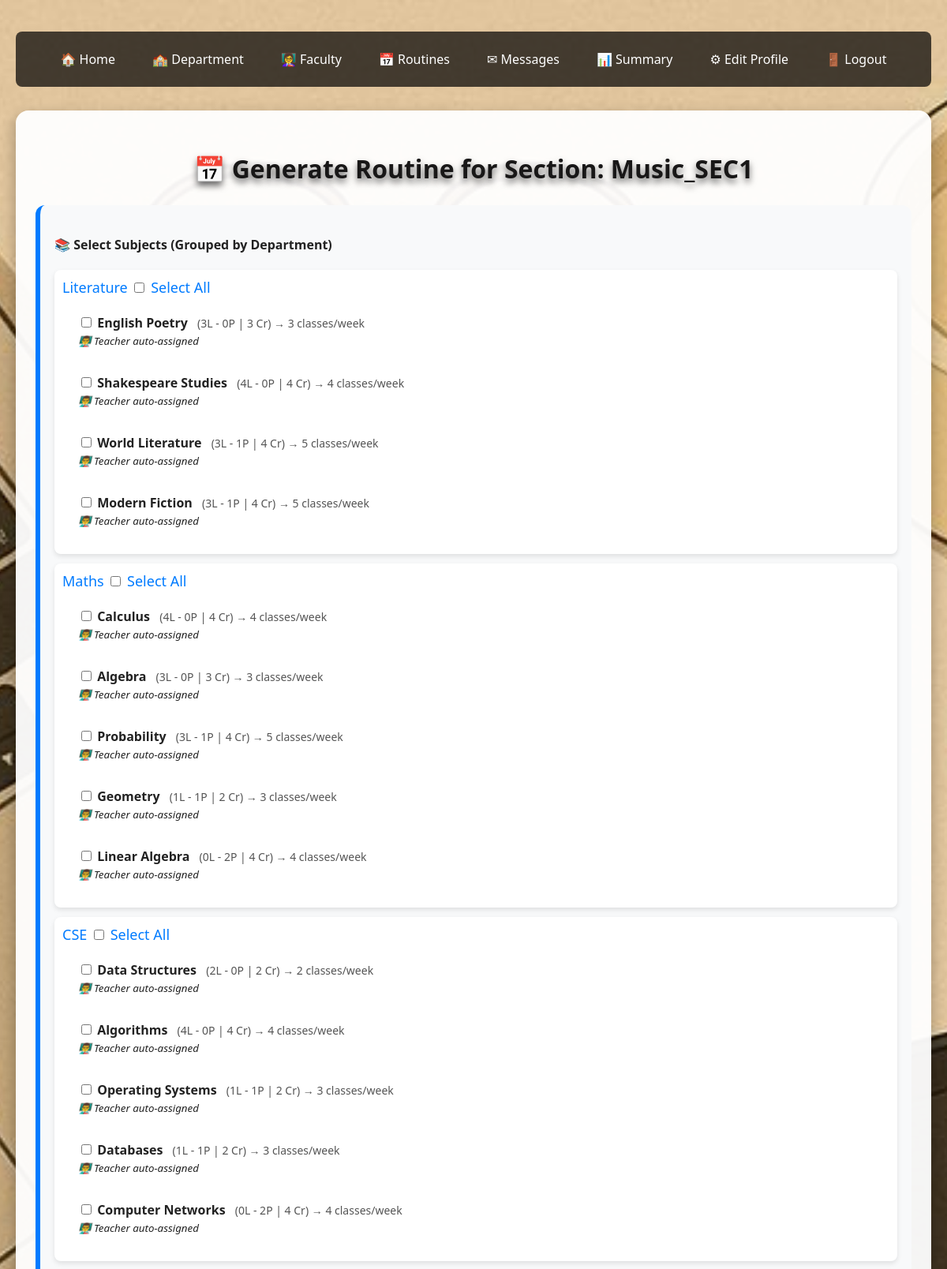
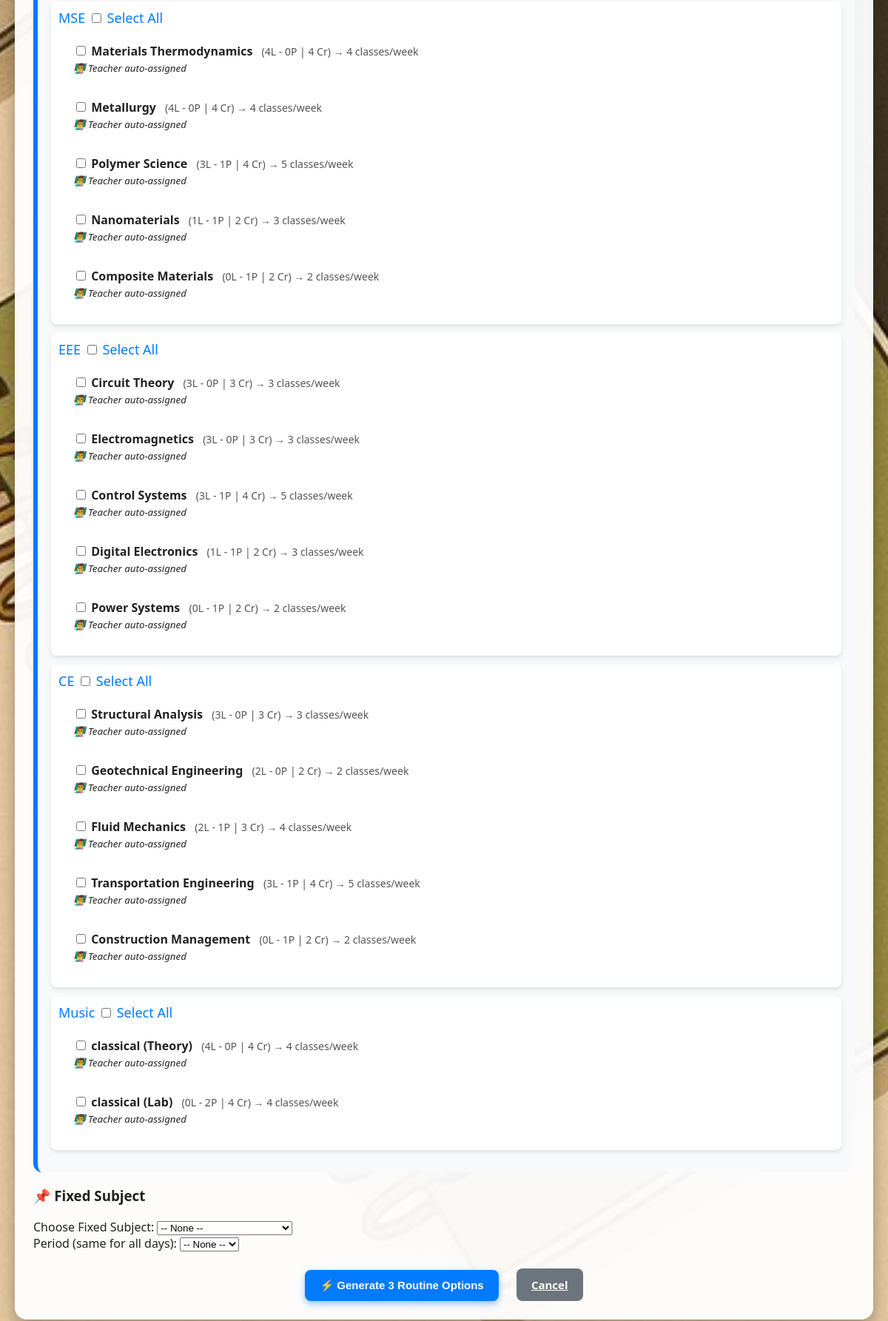
Screenshot of /generate_routine/16 with the database file from the repository (2 pictures, top to bottom).
### application/models.py (models this page shows)
class Section(db.Model):
    __tablename__ = 'section'
    id = db.Column(db.Integer, primary_key=True, autoincrement=True)
    name = db.Column(db.String(10), nullable=False)
    department_id = db.Column(db.Integer, db.ForeignKey('department.id', ondelete="CASCADE"), nullable=False)
    selected_routine = db.Column(db.String(10), nullable=True)
    batch_id = db.Column(db.Integer, db.ForeignKey('batch.id', ondelete="CASCADE"), nullable=True)
    students = db.relationship('Student', backref='section', cascade="all, delete-orphan", passive_deletes=True)
    routines = db.relationship('Routine', backref='section', cascade="all, delete-orphan", passive_deletes=True)
    __table_args__ = (
        db.UniqueConstraint('name', 'department_id', name='uq_section_department'),
    )

class Department(db.Model):
    __tablename__ = 'department'
    id = db.Column(db.Integer, primary_key=True, autoincrement=True)
    name = db.Column(db.String(100), nullable=False, unique=True)
    teachers = db.relationship('Teacher', backref='department', cascade="all, delete-orphan")
    students = db.relationship('Student', backref='department', cascade="all, delete-orphan")
    sections = db.relationship('Section', backref='department', cascade="all, delete-orphan")
    subjects = db.relationship('Subject', backref='department', cascade="all, delete-orphan")
    extra_subjects = db.relationship('ExtraSubject', backref='department', cascade="all, delete-orphan")
    classrooms = db.relationship('ClassRoom', backref='department', cascade="all, delete-orphan")

class Subject(db.Model):
    __tablename__ = 'subject'
    id = db.Column(db.Integer, primary_key=True, autoincrement=True)
    name = db.Column(db.String(100), nullable=False)
    distribution_type = db.Column(db.String(20), default="mixed")
    department_id = db.Column(db.Integer, db.ForeignKey('department.id'), nullable=False)
    credits = db.Column(db.Integer, nullable=False, default=3)   # credit system
    theory_hours = db.Column(db.Integer, nullable=False, default=0)  # derived from credits
    lab_hours = db.Column(db.Integer, nullable=False, default=0)     # derived from credits
    weekly_classes = db.Column(db.Integer, nullable=False, default=3)  # total slots
    routine_slots = db.relationship('RoutineSlot', back_populates='subject')
    teacher_assocs = db.relationship("TeacherSubject", back_populates="subject", cascade="all, delete-orphan")
    teachers = association_proxy("teacher_assocs", "teacher")
    def calculate_hours(self):
        self.theory_hours = self.theory_hours or 0
        self.lab_hours = self.lab_hours or 0
        if self.credits == 4:
            if self.distribution_type == "lab":
                self.theory_hours, self.lab_hours = 0, 2
            elif self.distribution_type == "theory":
                self.theory_hours, self.lab_hours = 4, 0
            elif self.distribution_type == "mixed":
                self.theory_hours, self.lab_hours = 3, 1
        elif self.credits == 3:
            if self.distribution_type == "theory":
                self.theory_hours, self.lab_hours = 3, 0
            elif self.distribution_type == "mixed":
                self.theory_hours, self.lab_hours = 2, 1
        elif self.credits == 2:
            if self.distribution_type == "lab":
                self.theory_hours, self.lab_hours = 0, 1
            elif self.distribution_type == "theory":
                self.theory_hours, self.lab_hours = 2, 0
            elif self.distribution_type == "mixed":
                self.theory_hours, self.lab_hours = 1, 1
        self.theory_hours = self.theory_hours or 0
        self.lab_hours = self.lab_hours or 0
        self.weekly_classes = int(self.theory_hours + (self.lab_hours * 2))

### app.py (the view, shortened to what this page needs)
@app.route("/generate_routine/<int:section_id>", methods=['GET', 'POST'])
def generate_routine(section_id):
    section = Section.query.get_or_404(section_id)
    dean_role = Role.query.filter_by(name="Dean").first()
    dean = (
        Teacher.query.join(User, User.id == Teacher.uid)
        .join(UserRole, UserRole.uid == User.id)
        .filter(UserRole.rid == dean_role.id)
        .first()
    )
    if request.method == "GET":
        subjects = Subject.query.all()
        for s in subjects:
            s.calculate_hours()
        return render_template(
            "generate_routine.html",
            dean=dean,
            section=section,
            subjects=subjects
        )

### templates/generate_routine.html (shortened to what this page needs)
<!DOCTYPE html>
<html lang="en">
<head>
</head>
<body>
    <nav>
        <a href="/deandashboard/{{dean.id}}">🏠 Home</a>
        <a href="/departmentdetails/{{dean.id}}">🏫 Department</a>
        <a href="/">👩‍🏫 Faculty</a>
        <a href="/routine/{{dean.id}}">📅 Routines</a>
        <a href="/message/{{dean.id}}">✉ Messages</a>
        <a href="/">📊 Summary</a>
        <a href="/">⚙ Edit Profile</a>
        <a href="/logout">🚪 Logout</a>
    </nav>
    <div class="container">
        <h2>📅 Generate Routine for Section: {{ section.name }}</h2>
        <form method="POST" action="{{ url_for('generate_routine', section_id=section.id) }}">
            <div class="form-card">
            <h4>📚 Select Subjects (Grouped by Department)</h4>
            {% set grouped_subjects = {} %}
            {% for dep, subs in grouped_subjects.items() %}
            {% if dep != "General" %}
            <div class="subject-box">
                <div class="dept-header">
                    {{ dep }}
                    <input type="checkbox" id="select_all_{{ dep }}" onclick="toggleDept('{{ dep }}')">
                    <label for="select_all_{{ dep }}" style="font-weight:normal;">Select All</label>
                </div>
                <div style="padding-left:10px;">
                    {% for subject in subs %}
                        <div class="subject-box" style="box-shadow:none;">
                            <input type="checkbox"
                                name="subject_ids"
                                value="{{ subject.id }}"
                                id="sub{{ subject.id }}"
                                class="dept-{{ dep }}">
                            <label for="sub{{ subject.id }}">
                                <strong>{{ subject.name }}</strong>
                                <span style="color:#555; font-size:14px; margin-left:8px;">
                                    ({{ subject.theory_hours or 0 }}L - {{ subject.lab_hours or 0 }}P |
                                    {{ subject.credits or 0 }} Cr)
                                    → {{ subject.weekly_classes or 0 }} classes/week
                                </span>
                            </label>
                            <br>
                            <small><em>👨‍🏫 Teacher auto-assigned</em></small>
                        </div>
                    {% endfor %}
                </div>
            </div>
            {% endif %}
        {% endfor %}
        </div>
            <h3>📌 Fixed Subject</h3>
            <div>
                <label for="fixed_subject">Choose Fixed Subject:</label>
                <select name="fixed_subject" id="fixed_subject">
                    <option value="">-- None --</option>
                </select>
            </div>
            <div>
                <label for="fixed_period">Period (same for all days):</label>
                <select name="fixed_period" id="fixed_period">
                    <option value="">-- None --</option>
                </select>
            </div>
            <div class="btn-area">
                <button type="submit" class="btn btn-primary">⚡ Generate 3 Routine Options</button>
                <a href="{{ url_for('deandashboard', id=dean.id) }}" class="btn btn-secondary">Cancel</a>
            </div>
        </form>
    </div>
</body>
</html>

### templates/generate_routine.html (style rules this page uses)
body { font-family: 'Segoe UI', sans-serif; background: url("/static/pic.jpeg") no-repeat center center/cover; margin: 0; padding: 40px 20px; color: #222; }
h2 { color: #181717; font-size: 32px; margin-bottom: 25px; text-shadow: 0 5px 8px rgba(0,0,0,0.6); text-align: center; }
nav { display: flex; justify-content: center; flex-wrap: wrap; gap: 15px; margin-bottom: 30px; padding: 14px; background: rgba(0, 0, 0, 0.7); border-radius: 8px; }
nav a { color: #fff; text-decoration: none; font-weight: 500; padding: 10px 16px; border-radius: 6px; transition: background 0.2s, transform 0.2s; }
.container { max-width: 1200px; margin: auto; background: rgba(255, 255, 255, 0.95); padding: 25px; border-radius: 16px; box-shadow: 0 8px 20px rgba(0,0,0,0.3); }
.form-card { background: #f8f9fa; border-left: 6px solid #007BFF; border-radius: 12px; padding: 18px; margin-bottom: 18px; }
.subject-box { margin: 12px 0; padding: 10px; background: #fff; border-radius: 8px; box-shadow: 0 3px 6px rgba(0,0,0,0.1); }
.btn-area { text-align: center; margin-top: 25px; }
.btn { padding: 12px 20px; border: none; border-radius: 8px; cursor: pointer; font-weight: bold; font-size: 15px; margin: 0 10px; transition: transform 0.2s; }
.btn-primary { background: #007BFF; color: #fff; box-shadow: 0 4px 10px rgba(0,123,255,0.4); }
.btn-secondary { background: #6c757d; color: #fff; }
.dept-header { font-size: 18px; margin-bottom: 10px; color: #007BFF; }

### rows the page displays
Section: name "Music_SEC1"
Department: name "Literature"
Subject: name "English Poetry", theory_hours "3", lab_hours "0", credits "3", weekly_classes "3"
Subject: name "Shakespeare Studies", theory_hours "4", lab_hours "0", credits "4", weekly_classes "4"
Subject: name "World Literature", theory_hours "3", lab_hours "1", credits "4", weekly_classes "5"
Subject: name "Modern Fiction", theory_hours "3", lab_hours "1", credits "4", weekly_classes "5"
Department: name "Maths"
Subject: name "Calculus", theory_hours "4", lab_hours "0", credits "4", weekly_classes "4"
Subject: name "Algebra", theory_hours "3", lab_hours "0", credits "3", weekly_classes "3"
Subject: name "Probability", theory_hours "3", lab_hours "1", credits "4", weekly_classes "5"
Subject: name "Geometry", theory_hours "1", lab_hours "1", credits "2", weekly_classes "3"
Subject: name "Linear Algebra", theory_hours "0", lab_hours "2", credits "4", weekly_classes "4"
Department: name "CSE"
Subject: name "Data Structures", theory_hours "2", lab_hours "0", credits "2", weekly_classes "2"
Subject: name "Algorithms", theory_hours "4", lab_hours "0", credits "4", weekly_classes "4"
Subject: name "Operating Systems", theory_hours "1", lab_hours "1", credits "2", weekly_classes "3"
Subject: name "Databases", theory_hours "1", lab_hours "1", credits "2", weekly_classes "3"
Subject: name "Computer Networks", theory_hours "0", lab_hours "2", credits "4", weekly_classes "4"
Department: name "MSE"
Subject: name "Materials Thermodynamics", theory_hours "4", lab_hours "0", credits "4", weekly_classes "4"
Subject: name "Metallurgy", theory_hours "4", lab_hours "0", credits "4", weekly_classes "4"
Subject: name "Polymer Science", theory_hours "3", lab_hours "1", credits "4", weekly_classes "5"
Subject: name "Nanomaterials", theory_hours "1", lab_hours "1", credits "2", weekly_classes "3"
Subject: name "Composite Materials", theory_hours "0", lab_hours "1", credits "2", weekly_classes "2"
Department: name "EEE"
Subject: name "Circuit Theory", theory_hours "3", lab_hours "0", credits "3", weekly_classes "3"
Subject: name "Electromagnetics", theory_hours "3", lab_hours "0", credits "3", weekly_classes "3"
Subject: name "Control Systems", theory_hours "3", lab_hours "1", credits "4", weekly_classes "5"
Subject: name "Digital Electronics", theory_hours "1", lab_hours "1", credits "2", weekly_classes "3"
Subject: name "Power Systems", theory_hours "0", lab_hours "1", credits "2", weekly_classes "2"
Department: name "CE"
Subject: name "Structural Analysis", theory_hours "3", lab_hours "0", credits "3", weekly_classes "3"
Subject: name "Geotechnical Engineering", theory_hours "2", lab_hours "0", credits "2", weekly_classes "2"
Subject: name "Fluid Mechanics", theory_hours "2", lab_hours "1", credits "3", weekly_classes "4"
Subject: name "Transportation Engineering", theory_hours "3", lab_hours "1", credits "4", weekly_classes "5"
Subject: name "Construction Management", theory_hours "0", lab_hours "1", credits "2", weekly_classes "2"
Department: name "Music"
Subject: name "classical (Theory)", theory_hours "4", lab_hours "0", credits "4", weekly_classes "4"
Subject: name "classical (Lab)", theory_hours "0", lab_hours "2", credits "4", weekly_classes "4"
